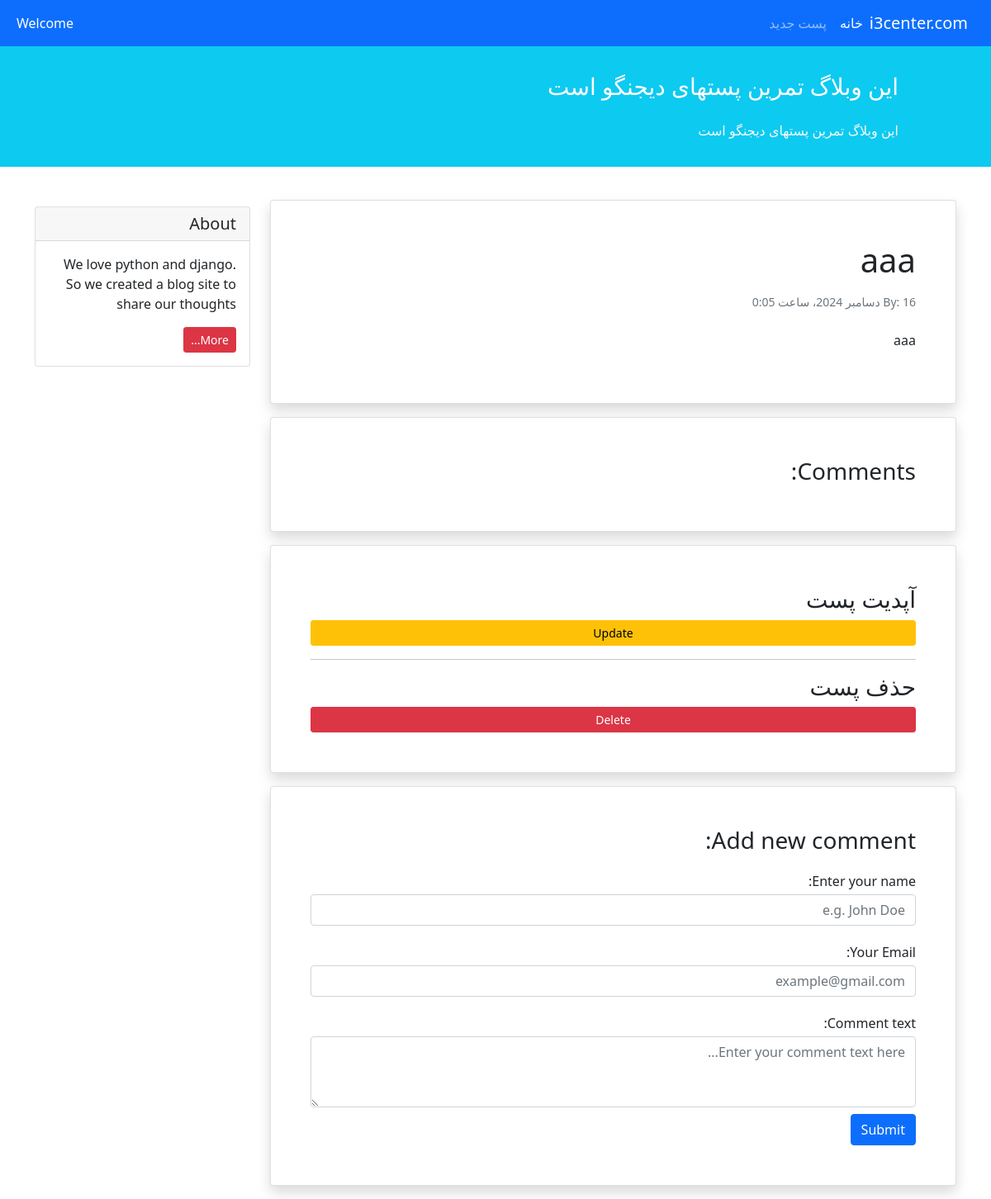
/detail/6/, run on the app's committed database.
### home/models.py (models this page shows, shortened)
class Post(models.Model):
    STATUS =(
        ('pub' , 'انتشار یافته'),
        ('drf' , 'پیش نمایش'),
    )
    title = models.CharField(max_length=50,null=True,blank=True)
    information = models.TextField(max_length=500,null=True,blank=True)
    datetime_create = models.DateTimeField(auto_now_add=True)
    datetime_update = models.DateTimeField(auto_now=True)
    status = models.CharField(choices=STATUS , max_length=3)
    email = models.EmailField(max_length=50)

### home/views.py (the view)
# urls.py: path('detail/<int:id>/' , views.show_detail_post , name='detail') ,
def show_detail_post(request, id):
    post = Post.objects.get(id=id)
    return render(request , 'detail.html' , {'post':post})

### templates/detail.html (shortened to what this page needs)
{% extends '_base.html' %}
{% block content %}
	 <div class="card shadow my-3 p-5">
                <h1>{{ post.title }}</h1>
                <p class="small text-muted mt-2">By: {{ post.datetime_create }}</p>
                <p class="mt-2">{{ post.information }}</p>
            </div>
            <div class="card shadow my-3 p-5">
                <h3>Comments:</h3>
            </div>
            <div class="card shadow my-3 p-5">
                <h3>آپدیت پست</h3>
                   <a href="{% url 'home:update_post' post.id %}" class="btn btn-sm btn-warning">Update</a>
                <hr>
                <h3>حذف پست</h3>
                   <a href="{% url 'home:delete_post' post.id %}" class="btn btn-sm btn-danger">Delete</a>
            </div>
            <div class="card shadow my-3 p-5">
                <h3>Add new comment:</h3>
                <form method="POST">
                    <div class="form-group py-2">
                        <label class="py-1" for="author_name">Enter your name:</label>
                        <input type="text" class="form-control" placeholder="e.g. John Doe" name="author_name">
                    </div>
                    <div class="form-group py-2">
                        <label class="py-1" for="email">Your Email:</label>
                        <input type="email" class="form-control" placeholder="example@gmail.com" name="email">
                    </div>
                    <div class="form-group py-2">
                        <label class="py-1" for="comment_text">Comment text:</label>
                        <textarea class="form-control" name="text" rows="3" placeholder="Enter your comment text here..."></textarea>
                    </div>
                    <button type="submit" class="btn btn-primary">Submit</button>
                </form>
            </div>
{% endblock %}

### data on the page
Post: title "aaa", datetime_create "16 دسامبر 2024، ساعت 0:05", information "aaa"
